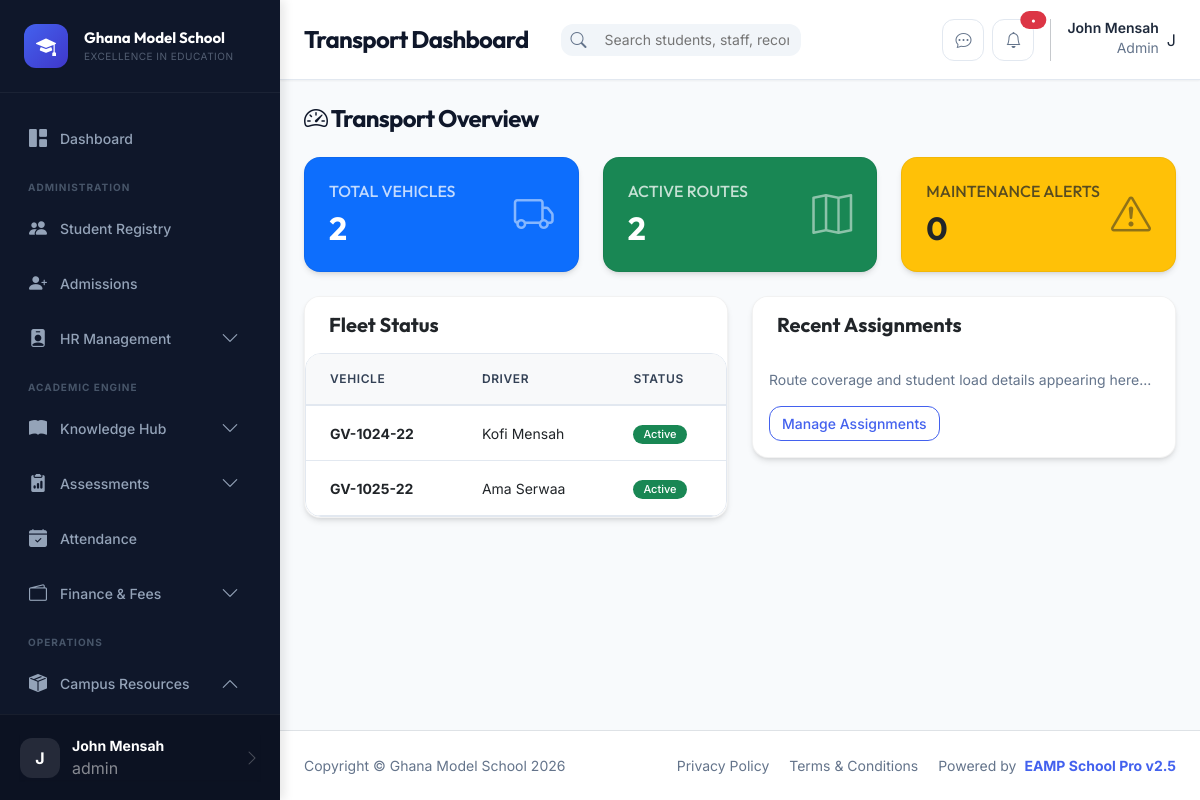
The app's page /transport (signed in) with its own data.
### tables this page shows
CREATE TABLE IF NOT EXISTS transport_vehicles (
    id INT PRIMARY KEY AUTO_INCREMENT,
    plate_number VARCHAR(20) NOT NULL UNIQUE,
    vehicle_model VARCHAR(100) NOT NULL,
    capacity INT NOT NULL,
    driver_name VARCHAR(150),
    driver_phone VARCHAR(20),
    conductor_name VARCHAR(150),
    status ENUM('active', 'maintenance', 'out_of_service') DEFAULT 'active',
    created_at TIMESTAMP DEFAULT CURRENT_TIMESTAMP,
    updated_at TIMESTAMP DEFAULT CURRENT_TIMESTAMP ON UPDATE CURRENT_TIMESTAMP
);

### modules/transport/TransportController.php (called while the page is built, shortened)
<?php
class TransportController extends Controller {
    public function index() {
        $model = $this->model('transport');
        $data = [
            'pageTitle' => 'Transport Dashboard',
            'vehicles' => $model->getVehicles(),
            'routes' => $model->getRoutes()
        ];
        $this->view('transport/dashboard', $data);
    }
}

### core/Router.php (called while the page is built, shortened)
<?php
class Router {
    public function route($url) {
        $url = $this->parseUrl($url);
        $module = isset($url[0]) ? $url[0] : 'dashboard';
        $action = isset($url[1]) ? $url[1] : 'index';
        $params = array_slice($url, 2);
        $this->loadController($module, $action, $params);
    }
    private function loadController($module, $action, $params = []) {
        $controller = new $controllerClass();
        call_user_func_array([$controller, $action], $params);
    }
    private function parseUrl($url) {
        if (!empty($url)) {
            $url = filter_var($url, FILTER_SANITIZE_URL);
            $url = rtrim($url, '/');
            $url = explode('/', $url);
            return $url;
        }
        return [];
    }
}

### index.php (called while the page is built, shortened)
<?php
require_once CONFIG_PATH . '/database.php';
require_once CORE_PATH . '/Router.php';
require_once CORE_PATH . '/Controller.php';
require_once CORE_PATH . '/Model.php';
require_once CORE_PATH . '/Security.php';
$router = new Router();
$url = isset($_GET['url']) ? $_GET['url'] : '';
$router->route($url);

### core/Model.php (called while the page is built, shortened)
<?php
class Model {
    protected $db;
    public function __construct() {
        $this->db = getDbConnection();
    }
    protected function select($sql, $params = []) {
        try {
            $stmt = $this->db->prepare($sql);
            $stmt->execute($params);
            return $stmt->fetchAll();
        } catch (PDOException $e) {
            error_log("Database Select Error: " . $e->getMessage());
            return [];
        }
    }
}

### config/database.php (called while the page is built, shortened)
<?php
function getDbConnection() {
    static $pdo = null;
    if ($pdo === null) {
        try {
            $dsn = "mysql:host=" . DB_HOST . ";dbname=" . DB_NAME . ";charset=" . DB_CHARSET;
            $options = [
                PDO::ATTR_ERRMODE => PDO::ERRMODE_EXCEPTION,
                PDO::ATTR_DEFAULT_FETCH_MODE => PDO::FETCH_ASSOC,
                PDO::ATTR_EMULATE_PREPARES => false,
            ];
            $pdo = new PDO($dsn, DB_USER, DB_PASS, $options);
        } catch (PDOException $e) {
            error_log("Database Connection Error: " . $e->getMessage());
            die("Database connection failed. Please contact the administrator.");
        }
    }
    return $pdo;
}

### modules/transport/TransportModel.php (called while the page is built, shortened)
<?php
class TransportModel extends Model {
    public function getVehicles() {
        return $this->select("SELECT * FROM transport_vehicles ORDER BY plate_number");
    }
}

### core/Security.php (called while the page is built, shortened)
<?php
class Security {
    public static function clean($data) {
        return htmlspecialchars((string)$data, ENT_QUOTES, 'UTF-8');
    }
}

### templates/transport/dashboard.php (the view)
<div class="row mb-4">
    <div class="col-md-12">
        <h2 class="page-title"><i class="bi bi-speedometer2"></i> Transport Overview</h2>
    </div>
</div>
<div class="row g-4 mb-4">
    <div class="col-md-4">
        <div class="card border-0 shadow-sm bg-primary text-white h-100">
            <div class="card-body d-flex align-items-center justify-content-between p-4">
                <div>
                    <h6 class="text-uppercase mb-2 opacity-75">Total Vehicles</h6>
                    <h2 class="mb-0 fw-bold"><?php echo count($vehicles); ?></h2>
                </div>
                <i class="bi bi-truck fs-1 opacity-50"></i>
            </div>
        </div>
    </div>
    <div class="col-md-4">
        <div class="card border-0 shadow-sm bg-success text-white h-100">
            <div class="card-body d-flex align-items-center justify-content-between p-4">
                <div>
                    <h6 class="text-uppercase mb-2 opacity-75">Active Routes</h6>
                    <h2 class="mb-0 fw-bold"><?php echo count($routes); ?></h2>
                </div>
                <i class="bi bi-map fs-1 opacity-50"></i>
            </div>
        </div>
    </div>
    <div class="col-md-4">
        <div class="card border-0 shadow-sm bg-warning text-dark h-100">
            <div class="card-body d-flex align-items-center justify-content-between p-4">
                <div>
                    <h6 class="text-uppercase mb-2 opacity-75">Maintenance Alerts</h6>
                    <h2 class="mb-0 fw-bold">0</h2>
                </div>
                <i class="bi bi-exclamation-triangle fs-1 opacity-50"></i>
            </div>
        </div>
    </div>
</div>
<div class="row g-4">
    <div class="col-md-6">
        <div class="card border-0 shadow-sm">
            <div class="card-header bg-white border-0 py-3">
                <h5 class="mb-0 fw-bold">Fleet Status</h5>
            </div>
            <div class="table-responsive">
                <table class="table table-hover align-middle mb-0">
                    <thead class="table-light">
                        <tr>
                            <th>Vehicle</th>
                            <th>Driver</th>
                            <th>Status</th>
                        </tr>
                    </thead>
                    <tbody>
                        <?php foreach ($vehicles as $v): ?>
                            <tr>
                                <td><strong><?php echo Security::clean($v['plate_number']); ?></strong></td>
                                <td><?php echo Security::clean($v['driver_name']); ?></td>
                                <td>
                                    <span class="badge <?php echo $v['status'] == 'active' ? 'bg-success' : 'bg-danger'; ?>">
                                        <?php echo ucfirst($v['status']); ?>
                                    </span>
                                </td>
                            </tr>
                        <?php endforeach; ?>
                    </tbody>
                </table>
            </div>
        </div>
    </div>
    <div class="col-md-6">
        <div class="card border-0 shadow-sm">
            <div class="card-header bg-white border-0 py-3">
                <h5 class="mb-0 fw-bold">Recent Assignments</h5>
            </div>
            <div class="p-3">
                <p class="text-muted small">Route coverage and student load details appearing here...</p>
                <a href="<?php echo BASE_URL; ?>transport/assignments" class="btn btn-sm btn-outline-primary">Manage Assignments</a>
            </div>
        </div>
    </div>
</div>

### assets/css/variables.css (style rules this page uses)
:root { --primary: #2563EB; --primary-hover: #1D4ED8; --primary-light: #3B82F6; --primary-soft: rgba(37, 99, 235, 0.1); --secondary: #64748B; --secondary-hover: #475569; --success: #16A34A; --success-soft: rgba(22, 163, 74, 0.1); --warning: #F59E0B; --warning-soft: rgba(245, 158, 11, 0.1); --danger: #DC2626; --danger-soft: rgba(220, 38, 38, 0.1); --info: #0EA5E9; --info-soft: rgba(14, 165, 233, 0.1); --dark: #1E293B; --dark-muted: #334155; --body-bg: #F8FAFC; --card-bg: #FFFFFF; --border-color: #E2E8F0; --border-hover: #CBD5E1; --text-primary: #0F172A; --text-secondary: #334155; --text-muted: #64748B; --text-light: #94A3B8; --sidebar-bg: #0F172A; --sidebar-text: #94A3B8; --sidebar-hover: rgba(255, 255, 255, 0.05); --sidebar-active: var(--primary); --space-xs: 4px; --space-sm: 8px; --space-md: 16px; --space-lg: 24px; --space-xl: 32px; --space-2xl: 48px; --radius-sm: 6px; --radius-md: 10px; --radius-lg: 14px; --radius-xl: 20px; --radius-2xl: 28px; --radius-full: 9999px; --shadow-xs: 0 1px 2px rgba(0, 0, 0, 0.05); --shadow-sm: 0 1px 3px rgba(0, 0, 0, 0.1), 0 1px 2px rgba(0, 0, 0, 0.06); --shadow-md: 0 4px 6px -1px rgba(0, 0, 0, 0.1), 0 2px 4px -1px rgba(0, 0, 0, 0.06); --shadow-lg: 0 10px 15px -3px rgba(0, 0, 0, 0.1), 0 4px 6px -2px rgba(0, 0, 0, 0.05); --shadow-xl: 0 20px 25px -5px rgba(0, 0, 0, 0.1), 0 10px 10px -5px rgba(0, 0, 0, 0.04); --transition-fast: 150ms ease; --transition-normal: 250ms ease; --transition-slow: 350ms ease; --font-sans: 'Inter', -apple-system, BlinkMacSystemFont, 'Segoe UI', Roboto, sans-serif; --font-display: 'Outfit', var(--font-sans); --font-mono: 'JetBrains Mono', 'Fira Code', monospace; --text-xs: 0.75rem; --text-sm: 0.875rem; --text-base: 1rem; --text-lg: 1.125rem; --text-xl: 1.25rem; --text-2xl: 1.5rem; --text-3xl: 1.875rem; --text-4xl: 2.25rem; --leading-tight: 1.25; --leading-normal: 1.5; --leading-relaxed: 1.75; --z-dropdown: 1000; --z-sticky: 1020; --z-fixed: 1030; --z-modal-backdrop: 1040; --z-modal: 1050; --z-popover: 1060; --z-tooltip: 1070; --z-toast: 1080; }

### assets/css/components.css (style rules this page uses)
.card { background: var(--card-bg); border: 1px solid var(--border-color); border-radius: var(--radius-lg); box-shadow: var(--shadow-sm); transition: box-shadow var(--transition-normal), transform var(--transition-normal); }
.card-header { background: transparent; border-bottom: 1px solid var(--border-color); padding: var(--space-lg); font-weight: 600; }
.card-body { padding: var(--space-lg); }
.btn { font-weight: 500; padding: 10px 20px; border-radius: var(--radius-md); transition: all var(--transition-fast); display: inline-flex; align-items: center; justify-content: center; gap: 8px; }
.btn-outline-primary { color: var(--primary); border: 1px solid var(--primary); background: transparent; }
.btn-sm { padding: 6px 12px; font-size: var(--text-sm); }
.badge { font-weight: 500; padding: 4px 10px; font-size: var(--text-xs); border-radius: var(--radius-full); }
.text-muted { color: var(--text-muted) !important; }
.shadow-sm { box-shadow: var(--shadow-sm) !important; }

### assets/css/tables.css (style rules this page uses)
.table-responsive { border-radius: var(--radius-lg); border: 1px solid var(--border-color); background: var(--card-bg); overflow: hidden; }
.table { margin-bottom: 0; font-size: var(--text-sm); }
.table> :not(caption)>*>* { padding: var(--space-md) var(--space-lg); border-color: var(--border-color); }
.table thead { background: var(--body-bg); }
.table thead th { font-weight: 600; color: var(--text-secondary); text-transform: uppercase; font-size: var(--text-xs); letter-spacing: 0.05em; border-bottom: 2px solid var(--border-color); white-space: nowrap; }
.table tbody tr { transition: background var(--transition-fast); }
.table .badge { font-size: 11px; }

### records on screen
transport_vehicles: plate_number "GV-1024-22", driver_name "Kofi Mensah", status "Active"
transport_vehicles: plate_number "GV-1025-22", driver_name "Ama Serwaa", status "Active"

### other values on screen
setting('school_name', SCHOOL_NAME) "Ghana Model School"
setting('school_motto', SCHOOL_MOTTO) "EXCELLENCE IN EDUCATION"
substr(Auth::getFullName(), 0, 1) "J"
Auth::getFullName() "John Mensah"
Auth::getRole() "admin"
$pageTitle "Transport Dashboard"
Auth::getRole() "Admin"
count($vehicles) "2"
count($routes) "2"
SCHOOL_NAME "Ghana Model School"
